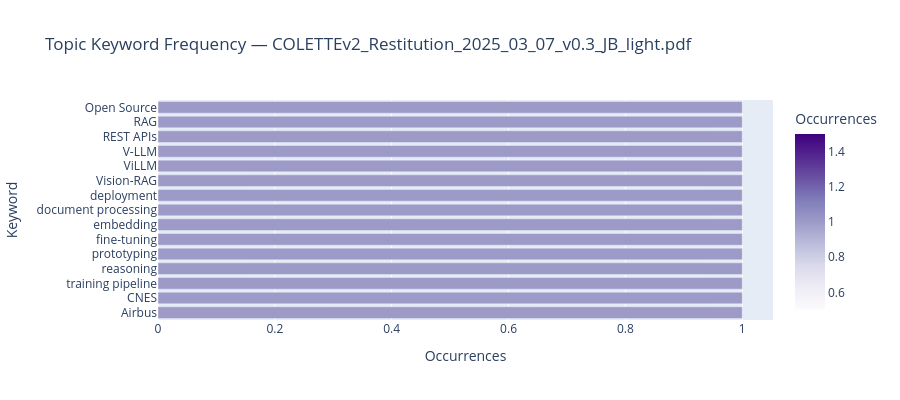

Notebook source saved alongside this figure:
### Code cell
# Per-document topic keyword frequency
for h in hierarchies:
    if not h.topics:
        continue

    topic_kw_rows = []
    for t in h.topics:
        for kw in t.keywords:
            topic_kw_rows.append({"topic": t.theme, "keyword": kw})

    if not topic_kw_rows:
        continue

    df_tkw = pd.DataFrame(topic_kw_rows)
    kw_freq = df_tkw.groupby("keyword").size().reset_index(name="count").sort_values("count", ascending=False)

    fig = px.bar(
        kw_freq.head(15),
        x="count",
        y="keyword",
        orientation="h",
        title=f"Topic Keyword Frequency — {Path(h.doc_name).name}",
        labels={"count": "Occurrences", "keyword": "Keyword"},
        color="count",
        color_continuous_scale="Purples",
    )
    fig.update_layout(yaxis={"categoryorder": "total ascending"}, height=400)
    fig.show()

### Figure 1 — Plotly figure (JSON) as saved in the notebook; plotly's stock layout.template omitted (floating-point values rounded to 4 significant figures)
{"data": [{"hovertemplate": "Occurrences=%{marker.color}<br>Keyword=%{y}<extra></extra>", "legendgroup": "", "marker": {"color": [1, 1, 1, 1, 1, 1, 1, 1, 1, 1, 1, 1, 1, 1, 1], "coloraxis": "coloraxis", "pattern": {"shape": ""}}, "name": "", "orientation": "h", "showlegend": false, "textposition": "auto", "type": "bar", "x": [1, 1, 1, 1, 1, 1, 1, 1, 1, 1, 1, 1, 1, 1, 1], "xaxis": "x", "y": ["Airbus", "CNES", "training pipeline", "reasoning", "prototyping", "fine-tuning", "embedding", "document processing", "deployment", "Vision-RAG", "ViLLM", "V-LLM", "REST APIs", "RAG", "Open Source"], "yaxis": "y"}], "layout": {"barmode": "relative", "coloraxis": {"colorbar": {"title": {"text": "Occurrences"}}, "colorscale": [[0, "rgb(252,251,253)"], [0.125, "rgb(239,237,245)"], [0.25, "rgb(218,218,235)"], [0.375, "rgb(188,189,220)"], [0.5, "rgb(158,154,200)"], [0.625, "rgb(128,125,186)"], [0.75, "rgb(106,81,163)"], [0.875, "rgb(84,39,143)"], [1, "rgb(63,0,125)"]]}, "height": 400, "legend": {"tracegroupgap": 0}, "title": {"text": "Topic Keyword Frequency — COLETTEv2_Restitution_2025_03_07_v0.3_JB_light.pdf"}, "xaxis": {"anchor": "y", "domain": [0, 1], "title": {"text": "Occurrences"}}, "yaxis": {"anchor": "x", "categoryorder": "total ascending", "domain": [0, 1], "title": {"text": "Keyword"}}}}
